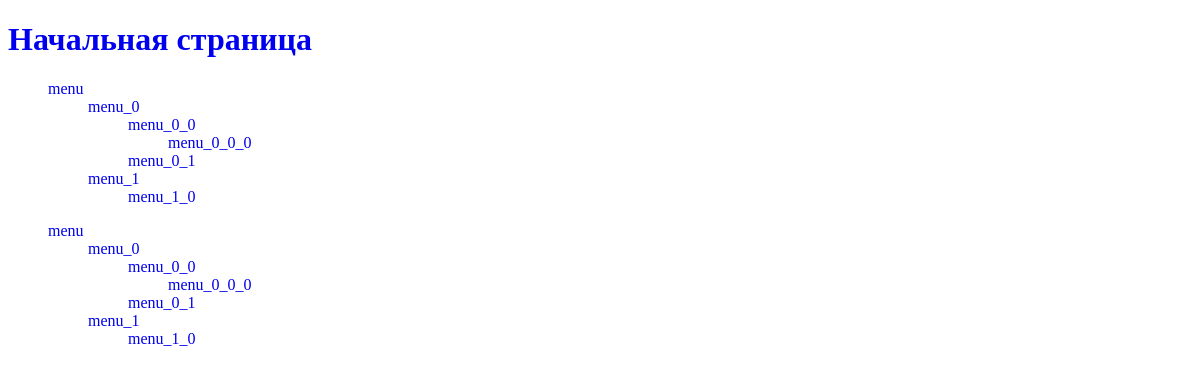
The app's page /base/, older data.
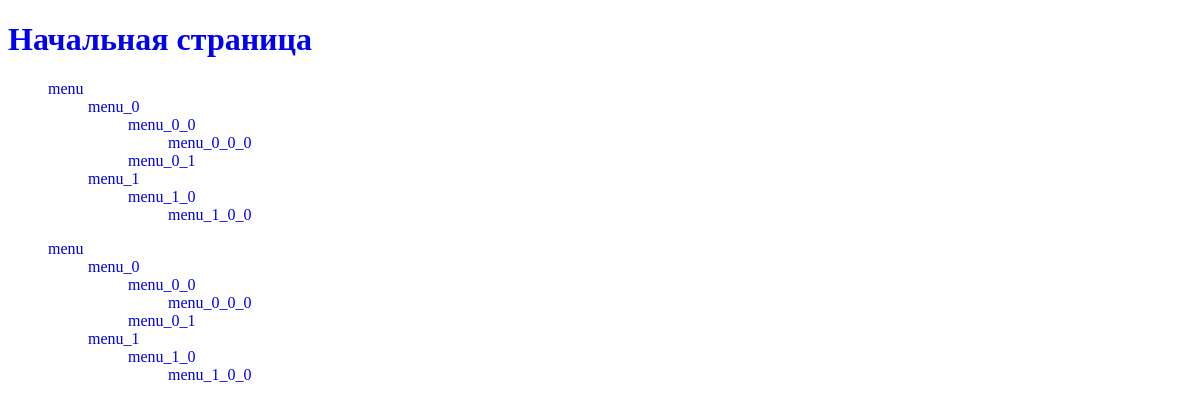
The same page, newer data.
### menu_generator/models.py (models this page shows)
class Menu(models.Model):
    name = models.CharField(max_length=255)
    parent = models.ForeignKey('self', null=True, blank=True, related_name='children', on_delete=models.CASCADE)
    slug = models.CharField(max_length=255)
    objects = models.Manager
    def __str__(self):
        return self.name
    def get_absolute_url(self):
        return reverse('show_category',
                       kwargs={'category_slug': self.slug})

### menu_generator/views.py (the view)
# urls.py: path('base/', views.base, name='base'),  # http://127.0.0.1:8000/base
def base(request):
    data = {
        'title': 'Основная страница представления',
    }
    return render(request,
                  'menu_generator/base.html',
                  data)

### menu_generator/templatetags/menu_tags.py (called while the page is built)
@register.simple_tag(takes_context=True)
def draw_menu_simple(context, menu_name):
    menu = Menu.objects.filter(name=menu_name).select_related('parent')
    path = context.request.get_full_path()
    return mark_safe(create_menu(menu, path))

@register.inclusion_tag('menu_generator/create_menu.html', takes_context=True)
def draw_menu_inclusion(context, menu_name):
    menu_items = Menu.objects.filter(name=menu_name).select_related('parent')
    path = context.request.get_full_path()
    return {'menu_items': menu_items,
            'path': path}

def create_menu(menu, path):
    menu_html = '<ul>'
    for item in menu:
        menu_html += '<li>'
        if item.slug in path:
            menu_html += f'<a class="selected" href="{item.get_absolute_url()}">{item.name}</a>'
        else:
            menu_html += f'<a href="{item.get_absolute_url()}">{item.name}</a>'
        if item.children.exists():
            menu_html += create_menu(item.children.all(), path)
        menu_html += '</li>'
    menu_html += '</ul>'
    return menu_html

### menu_generator/templates/menu_generator/base.html (shortened to what this page needs)
{% load static %}
{% load menu_tags %}
<!DOCTYPE html>
<html lang="en">
<head>
    <link type="text/css" href="{% static 'menu/css/styles.css' %}" rel="stylesheet"/>
</head>
<body>
<h1><a href="{% url 'base' %}">Начальная страница</a></h1>
{% draw_menu_simple 'menu' %}
{% draw_menu_inclusion 'menu' %}
</body>
</html>

### menu_generator/templates/menu_generator/create_menu.html
{% load menu_tags %}
<ul>
    {% for item in menu_items %}
        <li>
            {% if item.slug in path %}
                <a class='selected' href="{{ item.get_absolute_url }}">{{ item.name }}</a>
            {% else %}
                <a href="{{ item.get_absolute_url }}">{{ item.name }}</a>
            {% endif %}
            {% if item.children.exists %}
                {% for item in item.children.all %}
                    {% draw_menu_inclusion item %}
                {% endfor %}
            {% endif %}
        </li>
    {% endfor %}
</ul>

Row changes from the older to the newer data that the page shows:
computed for Menu "menu": slug+name+id "menu menu_0 menu_0_0 menu_0_0_0 menu_0_1 menu_1 menu_1_0" → "menu menu_0 menu_0_0 menu_0_0_0 menu_0_1 menu_1 menu_1_0 menu_1_0_0"
added Menu: name "menu_1_0_0"
